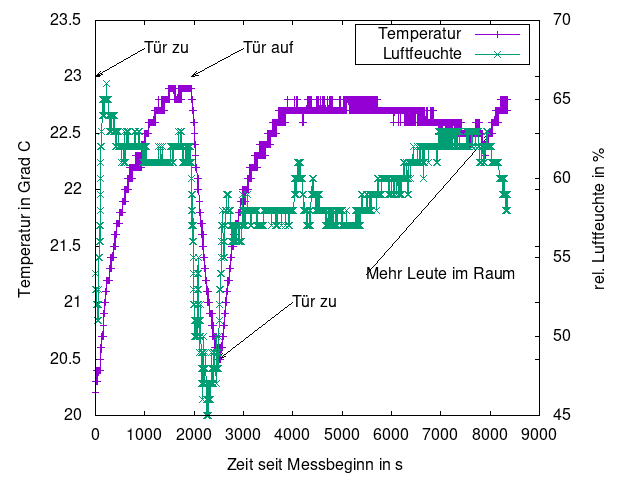

The script that saved this image:
#!/usr/bin/gnuplot

set xlabel "Zeit seit Messbeginn in s"
set ylabel "Temperatur in Grad C"
set y2label "rel. Luftfeuchte in %"
set y2tics

set yrange [20: 23.5]


set terminal png
set output "lueften.png"

set key box

# Tür zu bei ca 0
# Tür auf bei 1950
# Tür zu bei 2500

set arrow from 1000, 23.25 to 0, 23 head
set label "Tür zu" at 1000, 23.25

set arrow from 3000, 23.25 to 1950, 23 head
set label "Tür auf" at 3000, 23.25

set arrow from 4000, 21 to 2500, 20.5 head
set label "Tür zu" at 4000, 21

set arrow from 5500, 21.25 to 8000, 22.5 head
set label "Mehr Leute im Raum" at 5500, 21.25

plot 'lueften.dat' u 2:5 w lp axis x1y1 title "Temperatur" \
     , '' u 2:8 w lp axis x1y2 title "Luftfeuchte"

